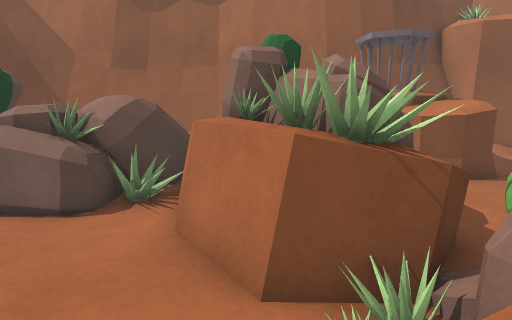
[1] (above)

16 first-person views from a walk through a Unity game level. The camera is 1.3 m above the floor, tilts 12° down and sees 75° across. The floor is counted in squares, 0.5 m on a side. Each view is taken from the middle of a square. On the plan, view 1 faces up. The plan holds only what a view shows up to about 20 squares ahead; the rest is blank. The place goes on beyond the plan. The player is left out.

[2]
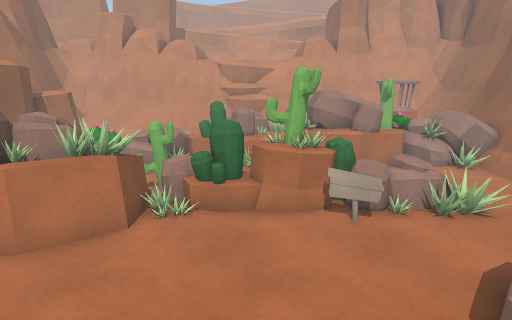

[3]
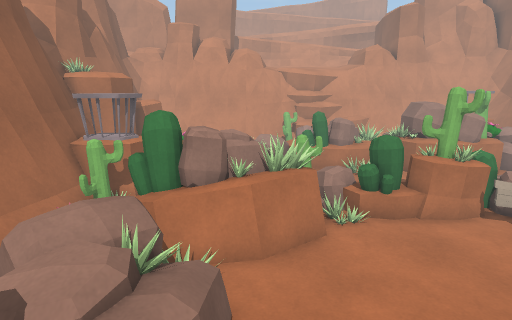

[4]
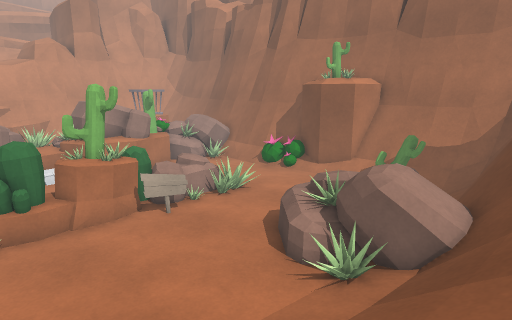

[5]
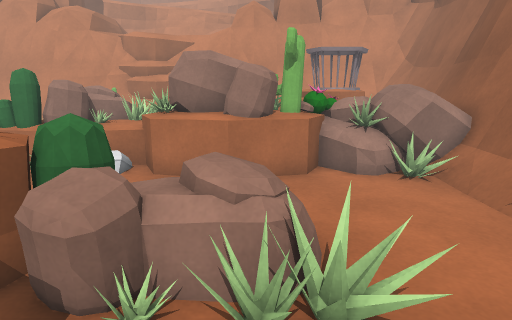

[6]
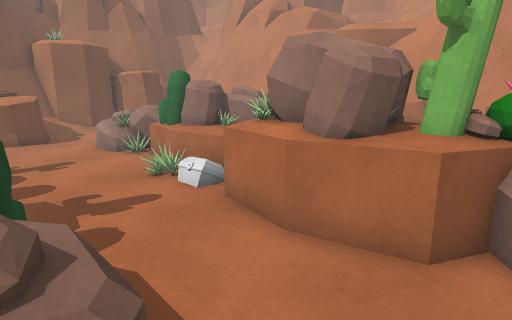

[7]
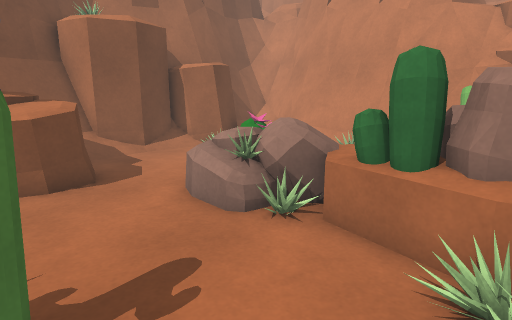

[8]
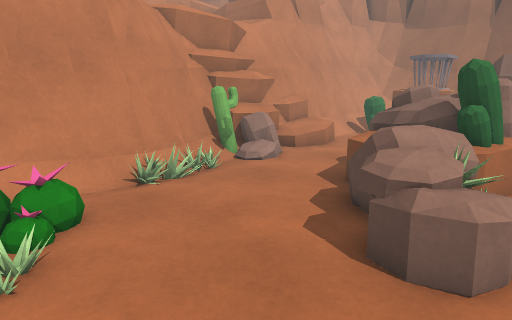

[9]
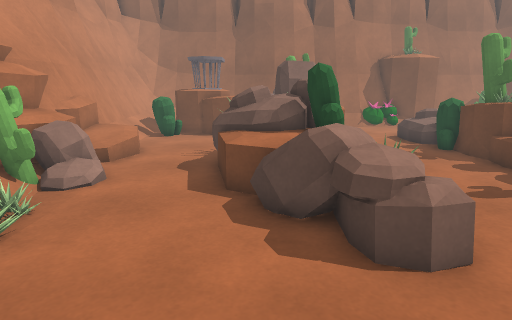

[10]
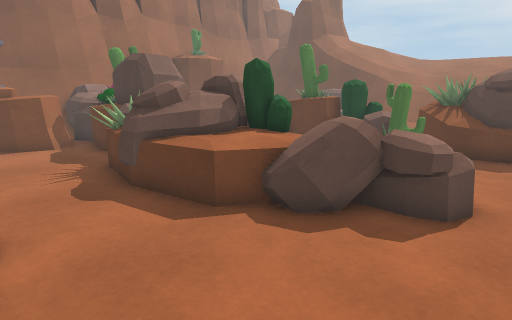

[11]
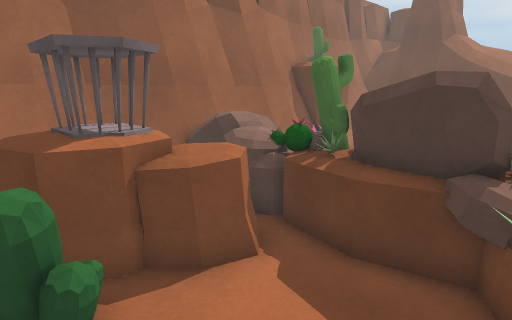

[12]
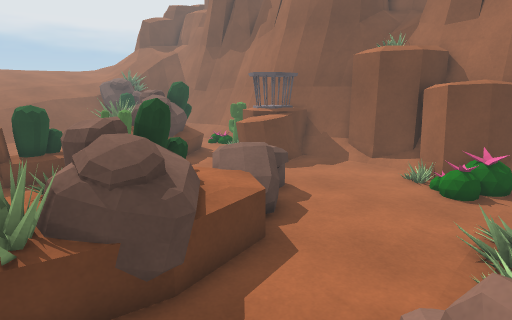

[13]
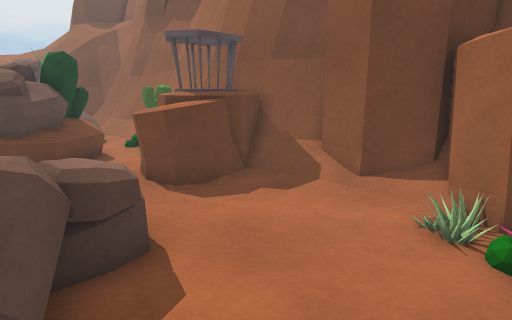

[14]
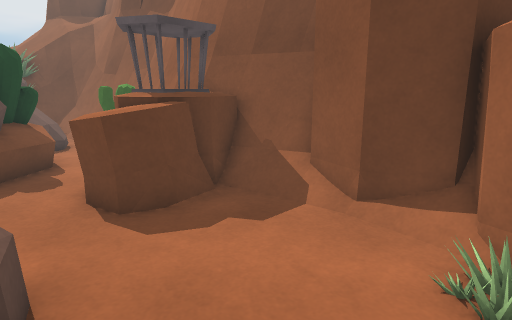

[15]
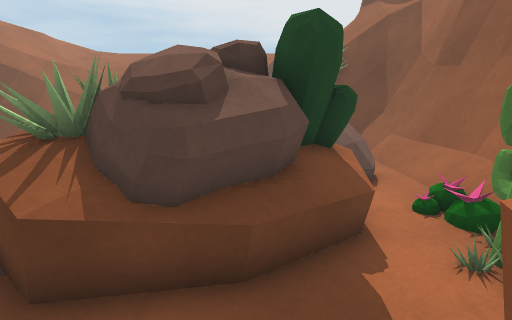

[16]
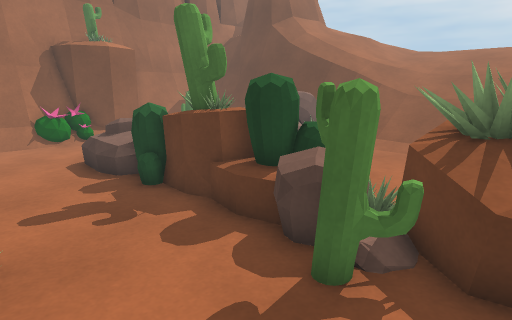

### Floor plan
Key: @ floor where view 1 was taken; # wall or solid block; . main floor; : floor 0.25 m higher than the main floor; + floor 0.5 m higher than the main floor; * floor 2 m higher than the main floor; / step, stairs or slope; = window, fence, low wall or low ledge; v drop or lower ground; R rock; B boulder; C cactus; H chest; O other object.
Columns run from 16 left of view 1 to 19 right of it. Each row starts with its distance up from view 1.
 14   ////vvvvvv====#######==RRRRR RR=
 13   ////vvv+:::::::+=#RRRR/....RRRR  =
 12       vvv  .....::CCRRRR...../R++  #
 11      =*BB   BBB....CRRRR.....//:C./#
 10       OOBCB BBBRCC...RRR.......C..=#
  9       OOC BBBBBRCCB...R...........=#
  8           B##BRBCCBB..............##
  7           BBB=RBBBBB.....BBB......:#
  6       /    ....RRBBB.....OBB.....::#
  5             ...RR##RC....BBBB......#
  4             ....RR#RCC....BBRR....C#
  3   /////     .....#BBC....RCRRR...:CR
  2 ///////   ........CBB....CCBBB...:BR
  1 /////////.........CC..../BBBBB.../B
  0  ////////:......@.CC..../R#BBB.../
 -1   ///////:.......RRC....HHRR##.../
 -2   ///////........##C.....HR###.../+
 -3   ///////:/......=BCC...RR#BB..../
 -4   ///////BBO....=BBCO...RB BR......
 -5   ////  BBB  ....#BBO...BOOOR....../
 -6   ///  vBBB   ...=BBO...BBCOR....../
 -7        vB   BB..=#=.....BCCRRRR..CC/
 -8        vv=     ..//.....RBBBRRRRRCC/
 -9        vvv      .........BCBBRRRRR
-10         vv      ........BBBBB RRRR
-11         vO      .......:BBBB  RRRR
-12         #=.CCC///.CCC===BB B
-13         #=OCC#=RRCRC########=
-14         ########  ############===
-15         #######            #########
-16                                    #

Where each view was taken, in squares from view 1:
view 1: 0 up, 0 right, facing up
view 2: 0 up, 9 left, facing right
view 3: 6 up, 10 left, facing right
view 4: 3 up, 10 left, facing down-right
view 5: 6 down, 2 left, facing right
view 6: 9 down, 3 right, facing up-right
view 7: 0 up, 4 right, facing up-right
view 8: 12 up, 8 right, facing down-right
view 9: 12 up, 12 right, facing down
view 10: 9 up, 17 right, facing down-left
view 11: 2 down, 18 right, facing down-left
view 12: 2 down, 18 right, facing up-left
view 13: 5 up, 15 right, facing up-left
view 14: 7 up, 14 right, facing up-left
view 15: 8 up, 7 right, facing left
view 16: 6 up, 8 right, facing down-left
